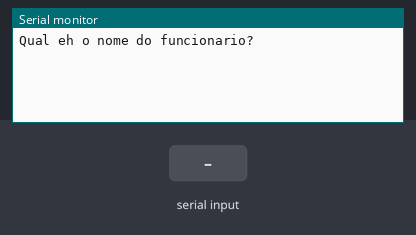
Recording of a sketch running on a simulated Arduino Uno, built with avr-gcc and run on an emulated ATmega328P. Parts: the last lines printed to the serial monitor. The test bench sets the inputs (shaded band).

Above: at 1.2 s.
1.3 s: "90,45\n" received over Serial
At 2.8 s:
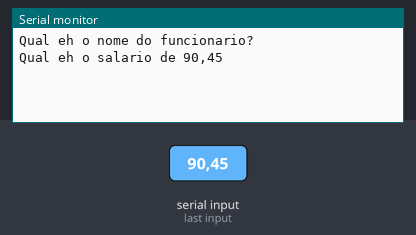
3.8 s: "30,150\n" received over Serial
At 4.6 s:
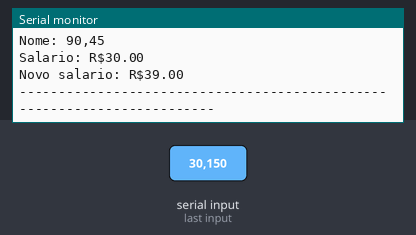

The sketch:

LOPAL_Ex_9.ino
```cpp
// C++ code
/*Uma empresa decide dar aumento de 30% aos funcionários cujo salário é
inferior a 500 reais. Escreva um programa que receba o salário de um
funcionário e imprima o valor do salário reajustado ou uma mensagem caso o
funcionário não tenha direito a aumento.*/

//Variáveis
String nome = "";
float salario = 0;
float novoSalario = 0;

void setup()
{
  Serial.begin (9600);
}

void loop()
{
  //Entrada
  Serial.println("Qual eh o nome do funcionario?");//pergunta o nome do usuário
  while(! Serial.available() );//espera o usuário digitar/dar um <Enter>
  nome = Serial.readString();//resposta do usuário / ler um texto da serial
  nome.trim();//retira  o \n (retira o enter capturado)

  Serial.println("Qual eh o salario de " + nome);//pergunta o salário do usuário
  while(! Serial.available() );//espera o usuário digitar/dar um <Enter>
  salario = Serial.parseFloat();//resposta do usuário

   //saída
  Serial.println("Relatorio");
  Serial.println();
  Serial.println("------------------------------------------------------------------------");
  Serial.println();
  Serial.println("Nome: " + nome);
  Serial.println("Salario: R$" + String (salario,2));

  if (salario <= 500)
  {
    novoSalario = salario + (salario * 0.30);
    Serial.println("Novo salario: R$" + String (novoSalario, 2) );
  }
  else
  {
    Serial.println("Infelizmente nao atende aos requisitos da empresa para receber o aumento");
  }
  Serial.println();
  Serial.println("------------------------------------------------------------------------");
  Serial.println();

  Serial.println();
  Serial.println();
  delay(5000);
}
```

Measured:
- after the input at 1.3 s, the serial monitor: prints a new line after 1.0 s (image 1)
- after the input at 3.8 s, the serial monitor: prints a new line at once (image 2)
